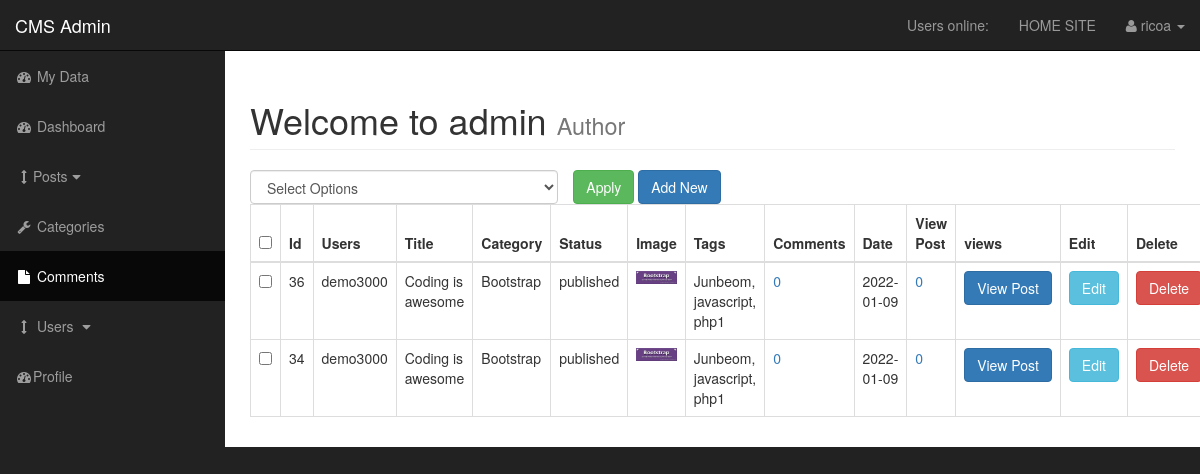
Screenshot of /admin/posts.php (signed in) with the database file from the repository.
### tables this page shows
CREATE TABLE IF NOT EXISTS `posts` (
  `post_id` int(3) NOT NULL,
  `post_category_id` int(3) NOT NULL,
  `post_title` varchar(255) NOT NULL,
  `post_author` varchar(255) NOT NULL,
  `post_user` varchar(255) NOT NULL,
  `post_date` date NOT NULL,
  `post_image` text NOT NULL,
  `post_content` text NOT NULL,
  `post_tags` varchar(255) NOT NULL,
  `post_comment_count` int(11) NOT NULL,
  `post_status` varchar(255) NOT NULL DEFAULT 'draft',
  `post_views_count` int(11) NOT NULL
);

CREATE TABLE IF NOT EXISTS `categories` (
  `cat_id` int(3) NOT NULL,
  `cat_title` varchar(255) NOT NULL
);

### admin/includes/view_all_posts.php (the view, shortened to what this page needs)
<form action="" method="post">
<table class="table table-bordered table-hover">
    <div id="bulkOptionsContainer" class="col-xs-4">
        <select name="bulk_options" id="" class="form-control">
            <option value="">Select Options</option>
        </select>
    </div>
    <div class="col-xs-4">
        <input type="submit" name ="submit" class="btn btn-success" value="Apply">
        <a class="btn btn-primary" href="posts.php?source=add_post">Add New</a>
    </div>
                            <thead>
                                <tr>
                                    <th><input id="selectAllBoxes" type="checkbox"></th>
                                    <th>Id</th>
                                    <th>Users</th>
                                    <th>Title</th>
                                    <th>Category</th>
                                    <th>Status</th>
                                    <th>Image</th>
                                    <th>Tags</th>
                                    <th>Comments</th>
                                    <th>Date</th>
                                    <th>View Post</th>
                                    <th>views</th>
                                    <th>Edit</th>
                                    <th>Delete</th>
                                </tr>
                            </thead>
                            <tbody>
                                <?php
                                $query = "SELECT posts.post_id, posts.post_user, posts.post_author, posts.post_title, posts.post_category_id, ";
                                $query .= "posts.post_status, posts.post_date, posts.post_image, posts.post_tags, posts.post_comment_count, posts.post_views_count, ";
                                $query .= "categories.cat_id, categories.cat_title ";
                                $query .= "FROM posts ";
                                $query .= "LEFT JOIN categories ON posts.post_category_id = categories.cat_id ORDER BY posts.post_id DESC ";
                                $select_posts =mysqli_query($connection,$query);
                                while($row =mysqli_fetch_assoc($select_posts)){
                                    $post_id = $row['post_id'];
                                    $post_author = $row['post_author'];
                                    $post_user = $row['post_user'];
                                    $post_title = $row['post_title'];
                                    $post_status = $row['post_status'];
                                    $post_image = $row['post_image'];
                                    $post_tags = $row['post_tags'];
                                    $post_date = $row['post_date'];
                                    $post_views_count = $row['post_views_count'];
                                    $category_title = $row['cat_title'];
                                    echo "<tr>";
                                    ?>
                                    <td><input class='checkBoxes' name='checkBoxArray[]' value="<?php echo $post_id; ?>" type='checkbox'></td>
                                    <?php
                                    echo "<td>$post_id</td>";
                                    if(!empty($post_author)){
                                        echo "<td>$post_author</td>";
                                    }
                                    elseif(!empty($post_user)) {
                                        echo "<td>$post_user</td>";
                                    }
                                    echo "<td>$post_title</td>";
                                            echo "<td>$category_title</td>";
                                    echo "<td>$post_status</td>";
                                    echo "<td><img width='100' class='img-responsive' src='../images/$post_image' alt='image'></td>";
                                    echo "<td>$post_tags</td>";
                                    $query = "SELECT * FROM comments WHERE comment_post_id = $post_id";
                                    $send_comment_query = mysqli_query($connection,$query);
                                    $count_comments = mysqli_num_rows($send_comment_query);
                                    echo "<td><a href='post_comments.php?id=$post_id'>$count_comments</a></td>";
                                    echo "<td>$post_date</td>";
                                    echo "<td><a href='posts.php?reset={$post_id}'>$post_views_count</a></td>";
                                    echo "<td><a class='btn btn-primary' href='../post.php?p_id=$post_id'>View Post</a></td>";
                                    echo "<td><a class='btn btn-info' href='posts.php?source=edit_post&p_id={$post_id}'>Edit</a></td>";
                                            ?>
                                        <form method="post" action="">
                                            <?php
                                              echo  '<td><input type="submit" class="btn btn-danger" value="Delete" name="delete"></td>'
                                            ?>
                                        </form>
                                            <?php
                                    echo "</tr>";
                                }
                                ?>
                            </tbody>
                        </table>
                            </form>

### admin/css/sb-admin.css (style rules this page uses)
body { margin-top: 100px; background-color: #222; }
@media (min-width: 768px) { body { margin-top: 50px; } }
#bulkOptionsContainer { padding: 0px !important; }

### rows the page displays
posts: post_id "36", post_user "demo3000", post_title "Coding is awesome", categories.cat_title "Bootstrap", post_status "published", post_image (picture), post_tags "Junbeom, javascript, php1", count_comments "0", post_date "2022-01-09", post_views_count "0"
posts: post_id "34", post_user "demo3000", post_title "Coding is awesome", categories.cat_title "Bootstrap", post_status "published", post_image (picture), post_tags "Junbeom, javascript, php1", count_comments "0", post_date "2022-01-09", post_views_count "0"

### other values shown
$_SESSION['user_name'] "ricoa"
